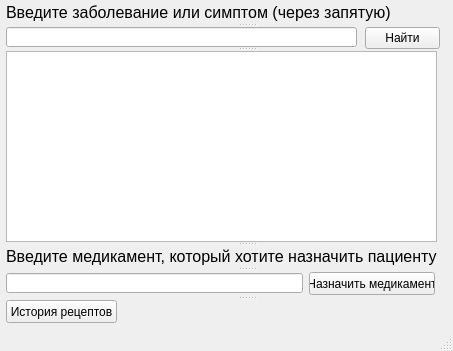
<?xml version="1.0" encoding="UTF-8"?>
<ui version="4.0">
 <class>MainWindow</class>
 <widget class="QMainWindow" name="MainWindow">
  <property name="geometry">
   <rect>
    <x>0</x>
    <y>0</y>
    <width>453</width>
    <height>351</height>
   </rect>
  </property>
  <property name="minimumSize">
   <size>
    <width>453</width>
    <height>351</height>
   </size>
  </property>
  <property name="maximumSize">
   <size>
    <width>453</width>
    <height>351</height>
   </size>
  </property>
  <property name="windowTitle">
   <string>Поиск медикаментов</string>
  </property>
  <widget class="QWidget" name="centralwidget">
   <widget class="QPushButton" name="findButton">
    <property name="geometry">
     <rect>
      <x>365</x>
      <y>27</y>
      <width>75</width>
      <height>22</height>
     </rect>
    </property>
    <property name="text">
     <string>Найти</string>
    </property>
   </widget>
   <widget class="QWidget" name="gridLayoutWidget">
    <property name="geometry">
     <rect>
      <x>0</x>
      <y>0</y>
      <width>491</width>
      <height>331</height>
     </rect>
    </property>
    <layout class="QGridLayout" name="gridLayout_2">
     <item row="0" column="0">
      <layout class="QFormLayout" name="formLayout">
       <item row="0" column="1">
        <widget class="QSplitter" name="splitter">
         <property name="minimumSize">
          <size>
           <width>481</width>
           <height>326</height>
          </size>
         </property>
         <property name="maximumSize">
          <size>
           <width>481</width>
           <height>326</height>
          </size>
         </property>
         <property name="orientation">
          <enum>Qt::Vertical</enum>
         </property>
         <widget class="QLabel" name="label">
          <property name="minimumSize">
           <size>
            <width>481</width>
            <height>21</height>
           </size>
          </property>
          <property name="maximumSize">
           <size>
            <width>481</width>
            <height>21</height>
           </size>
          </property>
          <property name="text">
           <string>&lt;html&gt;&lt;head/&gt;&lt;body&gt;&lt;p&gt;&lt;span style=&quot; font-size:12pt;&quot;&gt;Введите заболевание или симптом (через запятую)&lt;/span&gt;&lt;/p&gt;&lt;/body&gt;&lt;/html&gt;</string>
          </property>
         </widget>
         <widget class="QLineEdit" name="findMed">
          <property name="minimumSize">
           <size>
            <width>351</width>
            <height>20</height>
           </size>
          </property>
          <property name="maximumSize">
           <size>
            <width>351</width>
            <height>20</height>
           </size>
          </property>
         </widget>
         <widget class="QTableWidget" name="tableWidget">
          <property name="minimumSize">
           <size>
            <width>431</width>
            <height>191</height>
           </size>
          </property>
          <property name="maximumSize">
           <size>
            <width>431</width>
            <height>191</height>
           </size>
          </property>
         </widget>
         <widget class="QLabel" name="label_2">
          <property name="minimumSize">
           <size>
            <width>441</width>
            <height>21</height>
           </size>
          </property>
          <property name="maximumSize">
           <size>
            <width>441</width>
            <height>21</height>
           </size>
          </property>
          <property name="text">
           <string>&lt;html&gt;&lt;head/&gt;&lt;body&gt;&lt;p&gt;&lt;span style=&quot; font-size:12pt;&quot;&gt;Введите медикамент, который хотите назначить пациенту&lt;/span&gt;&lt;/p&gt;&lt;/body&gt;&lt;/html&gt;</string>
          </property>
         </widget>
         <widget class="QWidget" name="layoutWidget">
          <property name="minimumSize">
           <size>
            <width>431</width>
            <height>25</height>
           </size>
          </property>
          <property name="maximumSize">
           <size>
            <width>431</width>
            <height>25</height>
           </size>
          </property>
          <layout class="QHBoxLayout" name="horizontalLayout">
           <item>
            <widget class="QLineEdit" name="appMedName">
             <property name="minimumSize">
              <size>
               <width>297</width>
               <height>20</height>
              </size>
             </property>
             <property name="maximumSize">
              <size>
               <width>297</width>
               <height>20</height>
              </size>
             </property>
            </widget>
           </item>
           <item>
            <widget class="QPushButton" name="appBtn">
             <property name="minimumSize">
              <size>
               <width>126</width>
               <height>23</height>
              </size>
             </property>
             <property name="maximumSize">
              <size>
               <width>126</width>
               <height>23</height>
              </size>
             </property>
             <property name="text">
              <string>Назначить медикамент</string>
             </property>
            </widget>
           </item>
          </layout>
         </widget>
         <widget class="QPushButton" name="recHistoryBtn">
          <property name="minimumSize">
           <size>
            <width>111</width>
            <height>23</height>
           </size>
          </property>
          <property name="maximumSize">
           <size>
            <width>111</width>
            <height>23</height>
           </size>
          </property>
          <property name="text">
           <string>История рецептов</string>
          </property>
         </widget>
        </widget>
       </item>
      </layout>
     </item>
    </layout>
   </widget>
   <zorder>gridLayoutWidget</zorder>
   <zorder>findButton</zorder>
  </widget>
  <widget class="QStatusBar" name="statusbar"/>
 </widget>
 <resources/>
 <connections/>
</ui>
